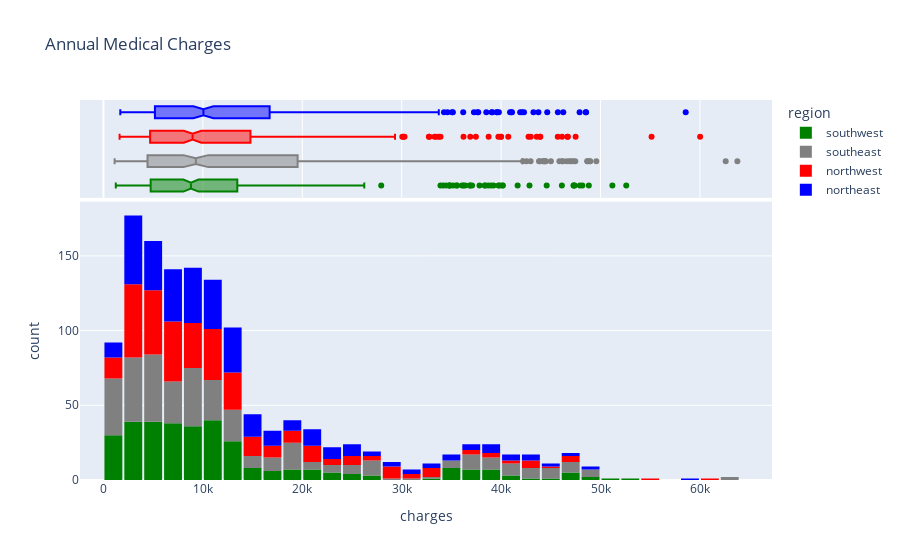

The notebook cell this image was saved under:
### Code cell
fig = px.histogram(medical_df,
                   x="charges",
                   marginal="box",
                   color = "region",
                   color_discrete_sequence=["green","grey","red","blue"],
                   title="Annual Medical Charges")
fig.update_layout(bargap=0.1)
fig.show()

### Figure 1 — Plotly figure (JSON) as saved in the notebook; plotly's stock layout.template omitted (floating-point values rounded to 4 significant figures; data arrays with more than 128 entries replaced by an {"elided": "..."} marker saying what was removed)
{"data": [{"bingroup": "x", "hovertemplate": "region=southwest<br>charges=%{x}<br>count=%{y}<extra></extra>", "legendgroup": "southwest", "marker": {"color": "green", "pattern": {"shape": ""}}, "name": "southwest", "orientation": "v", "showlegend": true, "type": "histogram", "x": {"elided": "325 float values"}, "xaxis": "x", "yaxis": "y"}, {"hovertemplate": "region=southwest<br>charges=%{x}<extra></extra>", "legendgroup": "southwest", "marker": {"color": "green"}, "name": "southwest", "notched": true, "showlegend": false, "type": "box", "x": {"elided": "325 float values"}, "xaxis": "x2", "yaxis": "y2"}, {"bingroup": "x", "hovertemplate": "region=southeast<br>charges=%{x}<br>count=%{y}<extra></extra>", "legendgroup": "southeast", "marker": {"color": "grey", "pattern": {"shape": ""}}, "name": "southeast", "orientation": "v", "showlegend": true, "type": "histogram", "x": {"elided": "364 float values"}, "xaxis": "x", "yaxis": "y"}, {"hovertemplate": "region=southeast<br>charges=%{x}<extra></extra>", "legendgroup": "southeast", "marker": {"color": "grey"}, "name": "southeast", "notched": true, "showlegend": false, "type": "box", "x": {"elided": "364 float values"}, "xaxis": "x2", "yaxis": "y2"}, {"bingroup": "x", "hovertemplate": "region=northwest<br>charges=%{x}<br>count=%{y}<extra></extra>", "legendgroup": "northwest", "marker": {"color": "red", "pattern": {"shape": ""}}, "name": "northwest", "orientation": "v", "showlegend": true, "type": "histogram", "x": {"elided": "325 float values"}, "xaxis": "x", "yaxis": "y"}, {"hovertemplate": "region=northwest<br>charges=%{x}<extra></extra>", "legendgroup": "northwest", "marker": {"color": "red"}, "name": "northwest", "notched": true, "showlegend": false, "type": "box", "x": {"elided": "325 float values"}, "xaxis": "x2", "yaxis": "y2"}, {"bingroup": "x", "hovertemplate": "region=northeast<br>charges=%{x}<br>count=%{y}<extra></extra>", "legendgroup": "northeast", "marker": {"color": "blue", "pattern": {"shape": ""}}, "name": "northeast", "orientation": "v", "showlegend": true, "type": "histogram", "x": {"elided": "324 float values"}, "xaxis": "x", "yaxis": "y"}, {"hovertemplate": "region=northeast<br>charges=%{x}<extra></extra>", "legendgroup": "northeast", "marker": {"color": "blue"}, "name": "northeast", "notched": true, "showlegend": false, "type": "box", "x": {"elided": "324 float values"}, "xaxis": "x2", "yaxis": "y2"}], "layout": {"bargap": 0.1, "barmode": "relative", "legend": {"title": {"text": "region"}, "tracegroupgap": 0}, "title": {"text": "Annual Medical Charges"}, "xaxis": {"anchor": "y", "domain": [0, 1], "title": {"text": "charges"}}, "xaxis2": {"anchor": "y2", "domain": [0, 1], "matches": "x", "showgrid": true, "showticklabels": false}, "yaxis": {"anchor": "x", "domain": [0, 0.7326], "title": {"text": "count"}}, "yaxis2": {"anchor": "x2", "domain": [0.7426, 1], "matches": "y2", "showgrid": false, "showline": false, "showticklabels": false, "ticks": ""}}}
